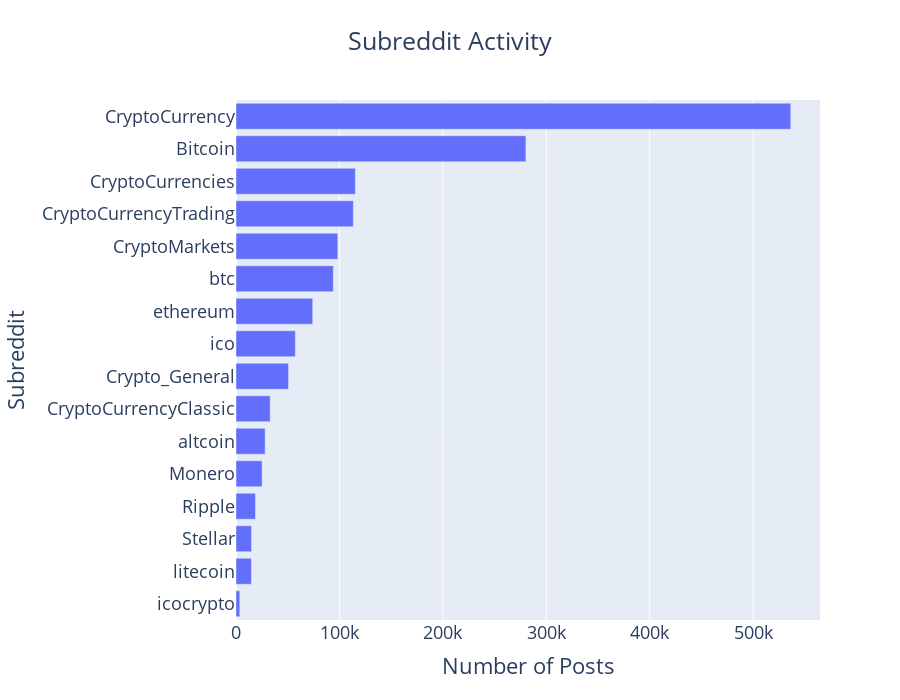

Notebook code for this chart:
### Markdown cell above
## Subreddits

### Code cell
import plotly.graph_objects as go
y=subs.groupby('subreddit').count().id.sort_values(ascending=True).index
x=subs.groupby('subreddit').count().id.sort_values(ascending=True).values
fig = go.Figure([go.Bar(x=x, y=y,orientation='h')])
fig.update_layout(
    title="Subreddit Activity",
    title_x = 0.5,
    xaxis_title="Number of Posts",
    yaxis_title="Subreddit",
    width=900, height=700,
    font=dict(
        #family="Courier New, monospace",
        size=18,
        #color="RebeccaPurple"
    )
)
fig.show()

### Figure 1 — Plotly figure (JSON) as saved in the notebook; plotly's stock layout.template omitted (floating-point values rounded to 4 significant figures)
{"data": [{"orientation": "h", "type": "bar", "x": [3678, 14888, 14996, 18850, 25248, 28200, 33032, 50813, 57369, 74155, 94075, 98406, 113457, 115399, 280324, 536461], "y": ["icocrypto", "litecoin", "Stellar", "Ripple", "Monero", "altcoin", "CryptoCurrencyClassic", "Crypto_General", "ico", "ethereum", "btc", "CryptoMarkets", "CryptoCurrencyTrading", "CryptoCurrencies", "Bitcoin", "CryptoCurrency"]}], "layout": {"font": {"size": 18}, "height": 700, "title": {"text": "Subreddit Activity", "x": 0.5}, "width": 900, "xaxis": {"title": {"text": "Number of Posts"}}, "yaxis": {"title": {"text": "Subreddit"}}}}
